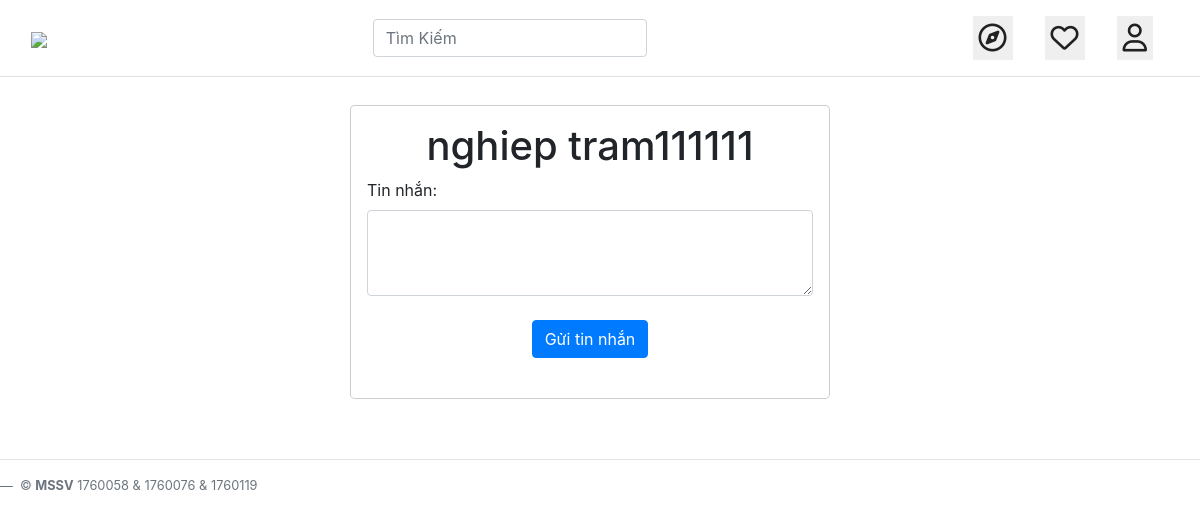
The page /conversation.php?id=52 (signed in) on the database as committed earlier.
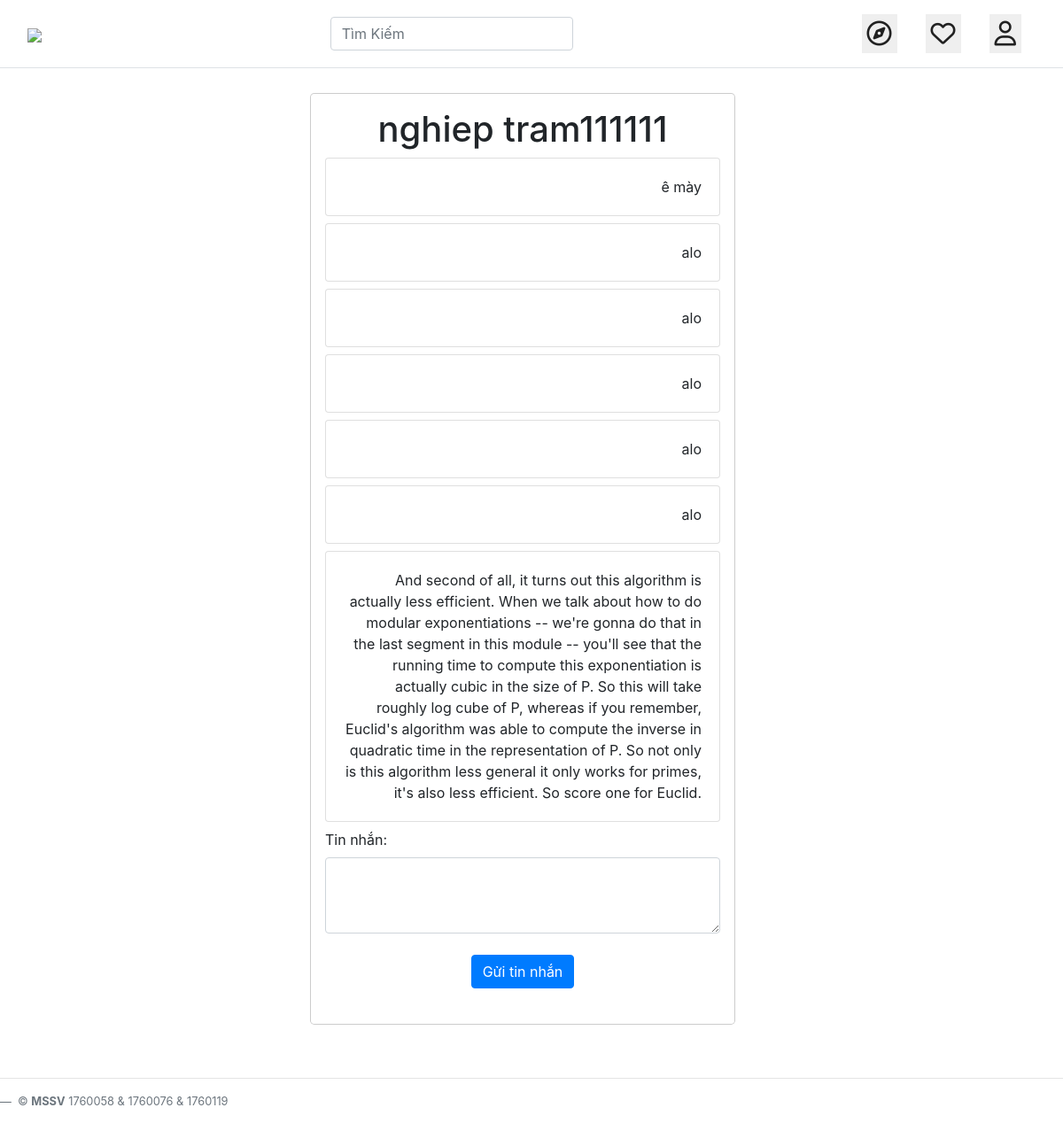
The same page on the database as committed later.
### tables this page shows
CREATE TABLE `users` (
  `id` int(11) NOT NULL,
  `fullname` varchar(255) NOT NULL,
  `phone` varchar(20) NOT NULL,
  `email` varchar(255) NOT NULL,
  `password` varchar(60) NOT NULL,
  `hasAvatar` int(11) DEFAULT 0,
  `status` int(11) DEFAULT 1,
  `code` varchar(16) NOT NULL,
  `code2` varchar(16) NOT NULL
);

CREATE TABLE `messages` (
  `id` int(11) NOT NULL,
  `content` text NOT NULL,
  `userId1` int(11) NOT NULL,
  `userId2` int(11) NOT NULL,
  `type` int(11) NOT NULL,
  `createdAt` timestamp NOT NULL DEFAULT current_timestamp() ON UPDATE current_timestamp()
);

### functions.php (called while the page is built, shortened)
<?php
function findUserById($id) {
  global $db;
  $stmt = $db->prepare("SELECT * FROM users WHERE id = ?");
  $stmt->execute(array($id));
  $user = $stmt->fetch(PDO::FETCH_ASSOC);
  return $user;
}
function getMessagesWithUserId($userId1, $userId2) {
  global $db;
  $stmt = $db->prepare("SELECT * FROM messages WHERE userId1 = ? AND userId2 = ? ORDER BY createdAt");
  $stmt->execute(array($userId1, $userId2));
  return $stmt->fetchAll(PDO::FETCH_ASSOC);
}
?>

### init.php (called while the page is built, shortened)
<?php
require_once('functions.php');
if (isset($_SESSION['userId'])) {
    $currentUser = findUserById($_SESSION['userId']);
  }

### conversation.php (the view, shortened to what this page needs)
<?php
require_once 'init.php';
$messages = getMessagesWithUserId($currentUser['id'], $_GET['id']);
$user = findUserById($_GET['id']);
?>
<?php include 'InHeader.php' ?>
<div class="modal-dialog" role="document">
<div class="modal-content" style="width: 40vw;">
<div class="modal-body">
<div style="text-align: center;">
<h1> <?php echo $user['fullname'] ?></h1>
</div>
<?php foreach ($messages as $message) : ?>
<div class="card" style="margin-bottom: 8px; left">
  <div class="card-body">
    <?php if ($message['type'] == 1) : ?>
    <p class="card-text">
      <strong><?php echo $user['fullname'] ?></strong>:
      <?php echo $message['content'] ?>
    </p>
    <?php else: ?>
    <p class="card-text text-right">
      <?php echo $message['content'] ?>
    </p>
    <?php endif; ?>
  </div>
</div>
<?php endforeach; ?>
<form method="POST">
  <div class="form-group">
    <label for="content">Tin nhắn:</label>
    <textarea class="form-control" id="content" name="content" rows="3"></textarea>
  </div>
  <div style="text-align: center; padding-bottom: 2vw; margin-top: 2vw">
  <button type="submit" class="btn btn-primary">Gửi tin nhắn</button>
  </div>
</form>
</div>
</div>
</div>
<?php include 'footer.php' ?>

### InHeader.php (shortened to what this page needs)
<!DOCTYPE html>
<html lang="vi">
<head>
    <link rel="stylesheet" type="text/css" href="./CSS/style.css">
    <link rel="stylesheet" href="https://stackpath.bootstrapcdn.com/bootstrap/4.3.1/css/bootstrap.min.css"
>
</head>
<?php if ($currentUser): ?>
<body>
    <div>
        <nav class="navbar navbar-inverse border-bottom #979797">
            <div class="container-fluid">
                <div class="navbar-header">
                    <a class="navbar-brand" href="index.php">
                        <img
                            src="https://www.instagram.com/static/images/web/mobile_nav_type_logo.png/735145cfe0a4.png" />
                    </a>
                </div>
                <form action="Search.php" method= "POST">
                <ul class="nav navbar-nav">
                <head>
                </head>
                <div class="container">
                <input type="text" class="form-control input-lg" data-toggle="modal" data-target="#exampleModal" placeholder="Tìm Kiếm" />
            </div>
                </ul>
                </form>
                <ul class="nav navbar-expand-lg">
                    <li class="nav-item">
                    <div class="nav-link">
                            <button data-toggle="modal" data-target="#message" class="iconTop"><i class="far fa-compass"></i></button>
                        </div>
                    </li>
                    <li class="nav-item">
                        <a class="nav-link" href="index.php">
                            <button class="iconTop"><i class="far fa-heart"></i></button>
                        </a>
                    </li>
                    <li class="nav-item">
                        <a class="nav-link" href="userprofile.php">
                            <button class="iconTop"><i class="far fa-user"></i></button>
                        </a>
                    </li>
                </ul>
            </div>
    </div>
</body>
<?php endif ?>

### Footer.php (shortened to what this page needs)
<footer style="margin: 5vw 0 2vw 0; clear: both">
        <HR align="center" WIDTH="100%"/>
    <div class="blockquote-footer"> &copy; <strong>MSSV</strong> 1760058 & 1760076 & 1760119
</footer>
</body>
</html>

### CSS/style.css (style rules this page uses)
body { font-family: Arial, Helvetica, sans-serif; margin: auto; }

### InHeader.php (style rules this page uses)
.iconTop { font-size: 28px; background-color: none; border: none; cursor: pointer; color: #212121; }

Rows that differ between the two databases and show on the page:
added messages: content "ê mày"
added messages: content "alo"
added messages: content "alo"
added messages: content "alo"
added messages: content "alo"
added messages: content "alo"
added messages: content "And second of all, it turns out this algorithm is actually less efficient. When we talk about how to do modular exponentiations -- we're gonna do that in the last segment in this module -- you'll see that the running time to compute this exponentiation is actually cubic in the size of P. So this will take roughly log cube of P, whereas if you remember, Euclid's algorithm was able to compute the inverse in quadratic time in the representation of P. So not only is this algorithm less general it only works for primes, it's also less efficient. So score one for Euclid."
